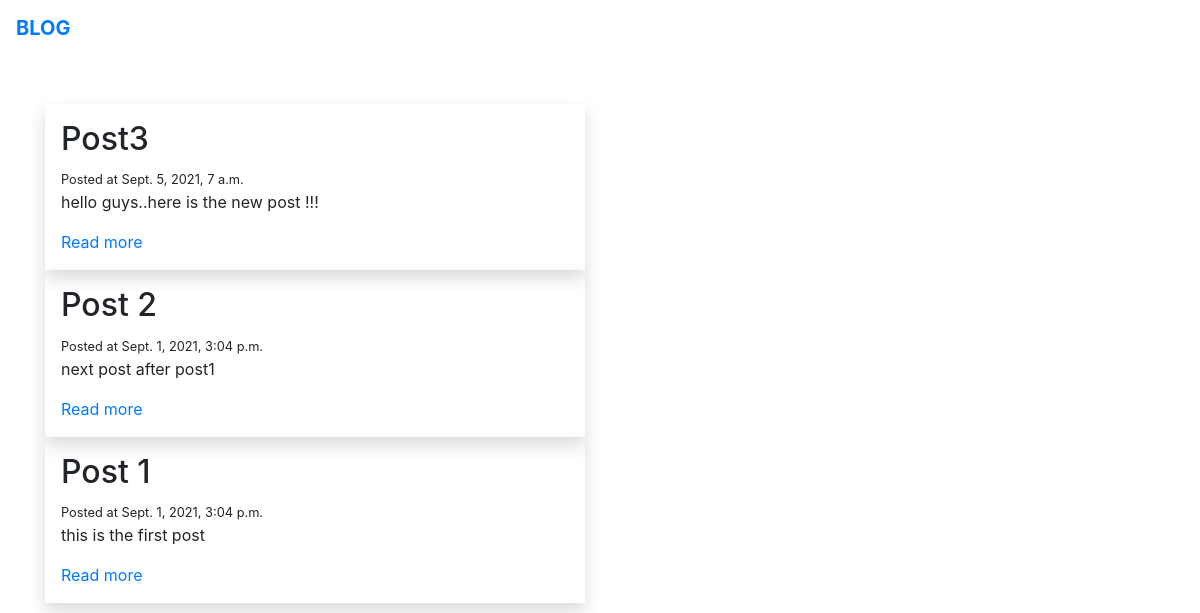
The page / on the database its author committed.
### blog/models.py (models this page shows)
class Post(models.Model):
    title = models.CharField(max_length=255)
    slug = models.SlugField()
    intro = models.TextField()
    body = models.TextField()
    date_added = models.DateTimeField(auto_now_add=True)
    class Meta:
        ordering = ['-date_added']

### blog/views.py (the view)
# urls.py: 2. Add a URL to urlpatterns:  path('', views.home, name='home')
def home(request):
    posts = Post.objects.all()
    return render(request, 'home.html', {'posts': posts})

### blog/templates/home.html
{% extends 'base.html' %}
{% block content %}
    {% for post in posts %}
                   <div class="p-3 shadow">
        <div class="post block">
            <h2 class="subtitle">{{ post.title }}</h2>
            <small>Posted at {{ post.date_added }}</small>
            <p>{{ post.intro }}</p>
            <a href="{% url 'index' post.slug %}">Read more</a>
            </div>
                   </div>
    {% endfor %}
{% endblock %}

### blog/templates/base.html (shortened to what this page needs)
<!DOCTYPE html>
<html lang="en">
<head>
<link rel="stylesheet" href="https://stackpath.bootstrapcdn.com/bootstrap/4.1.3/css/bootstrap.min.css"><title>BLOG</title>
</head>
<body>
   <nav class="navbar is-info">
       <div class="navbar-brand">
           <a href="/" class="navbar-item"><strong>BLOG</strong></a>
       </div>
   </nav>
<br><br>
   <section class="section">
       <div class="container">
           <div class="row">
               <div class="col-md-6">
           {% block content %}
           {% endblock %}
                   </div>
           </div>
       </div>
   </section>
</body>
</html>

### rows shown on the page
Post: title "Post3", date_added "Sept. 5, 2021, 7 a.m.", intro "hello guys..here is the new post !!!"
Post: title "Post 2", date_added "Sept. 1, 2021, 3:04 p.m.", intro "next post after post1"
Post: title "Post 1", date_added "Sept. 1, 2021, 3:04 p.m.", intro "this is the first post"
